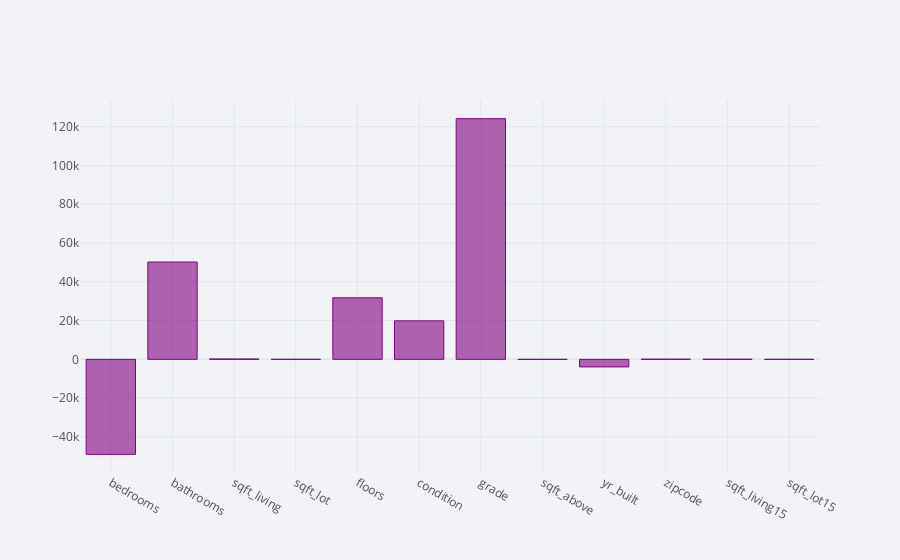

Write notebook code for a chart like this one.
### Code cell
coeff_sm.iplot(kind='bar', colors='purple')

### Figure 1 — Plotly figure (JSON) as saved in the notebook; plotly's stock layout.template omitted (floating-point values rounded to 4 significant figures)
{"data": [{"marker": {"color": "rgba(128, 0, 128, 0.6)", "line": {"color": "rgba(128, 0, 128, 1.0)", "width": 1}}, "name": "None", "orientation": "v", "text": "", "type": "bar", "x": ["bedrooms", "bathrooms", "sqft_living", "sqft_lot", "floors", "condition", "grade", "sqft_above", "yr_built", "zipcode", "sqft_living15", "sqft_lot15"], "y": [-49000.0, 50200.0, 193.7, 0.01577, 31770.0, 19860.0, 124100.0, -26.78, -3907.0, 84.36, 37.75, -0.4994]}], "layout": {"legend": {"bgcolor": "#F2F3F7", "font": {"color": "#505050"}}, "paper_bgcolor": "#F2F3F7", "plot_bgcolor": "#F2F3F7", "title": {"font": {"color": "#484848"}}, "xaxis": {"gridcolor": "#E1E5ED", "showgrid": true, "tickfont": {"color": "#505050"}, "title": {"font": {"color": "#505050"}, "text": ""}, "zerolinecolor": "#E1E5ED"}, "yaxis": {"gridcolor": "#E1E5ED", "showgrid": true, "tickfont": {"color": "#505050"}, "title": {"font": {"color": "#505050"}, "text": ""}, "zerolinecolor": "#E1E5ED"}}}
